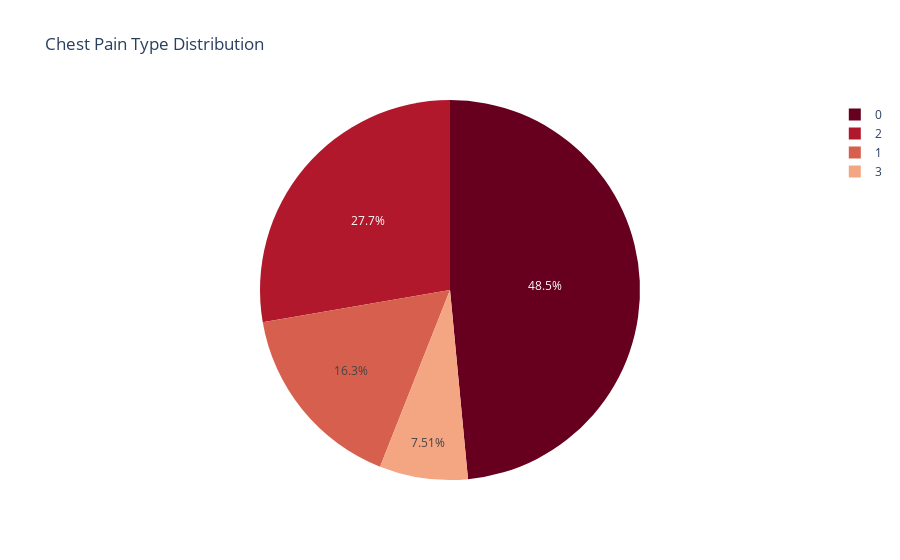

The notebook cell saved with this chart:
### Code cell
px.pie(df,'cp', title='Chest Pain Type Distribution',color_discrete_sequence=px.colors.sequential.RdBu)

### Figure 1 — Plotly figure (JSON) as saved in the notebook; plotly's stock layout.template omitted (floating-point values rounded to 4 significant figures; data arrays with more than 128 entries replaced by an {"elided": "..."} marker saying what was removed)
{"data": [{"domain": {"x": [0, 1], "y": [0, 1]}, "hovertemplate": "cp=%{label}<extra></extra>", "labels": {"elided": "1025 int values"}, "legendgroup": "", "name": "", "showlegend": true, "type": "pie"}], "layout": {"legend": {"tracegroupgap": 0}, "piecolorway": ["rgb(103,0,31)", "rgb(178,24,43)", "rgb(214,96,77)", "rgb(244,165,130)", "rgb(253,219,199)", "rgb(247,247,247)", "rgb(209,229,240)", "rgb(146,197,222)", "rgb(67,147,195)", "rgb(33,102,172)", "rgb(5,48,97)"], "title": {"text": "Chest Pain Type Distribution"}}}
